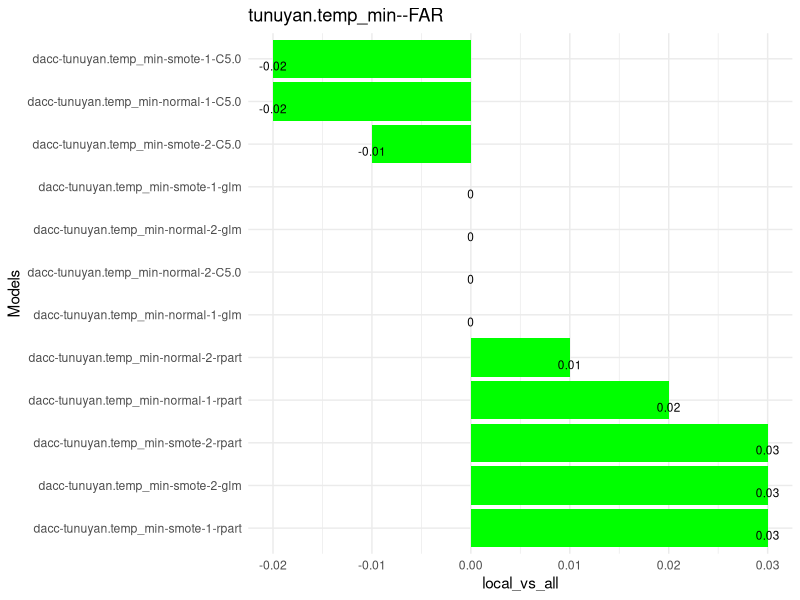
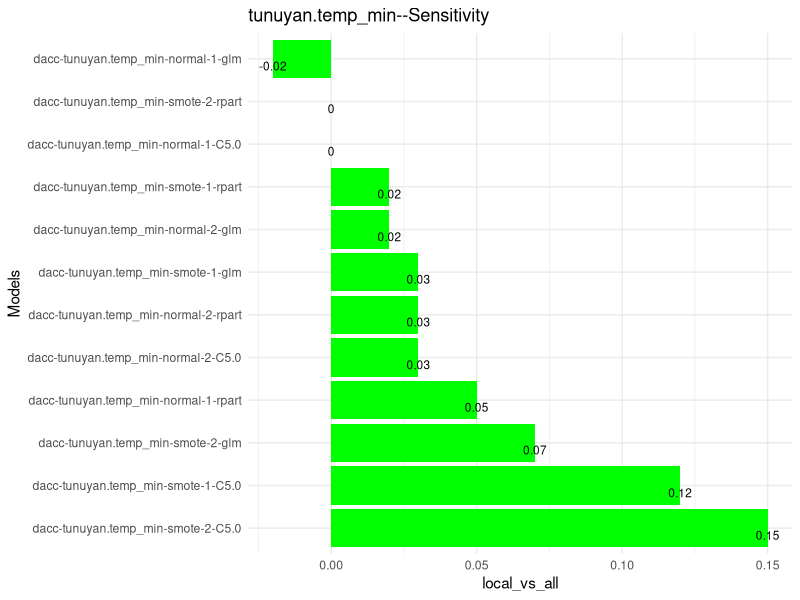
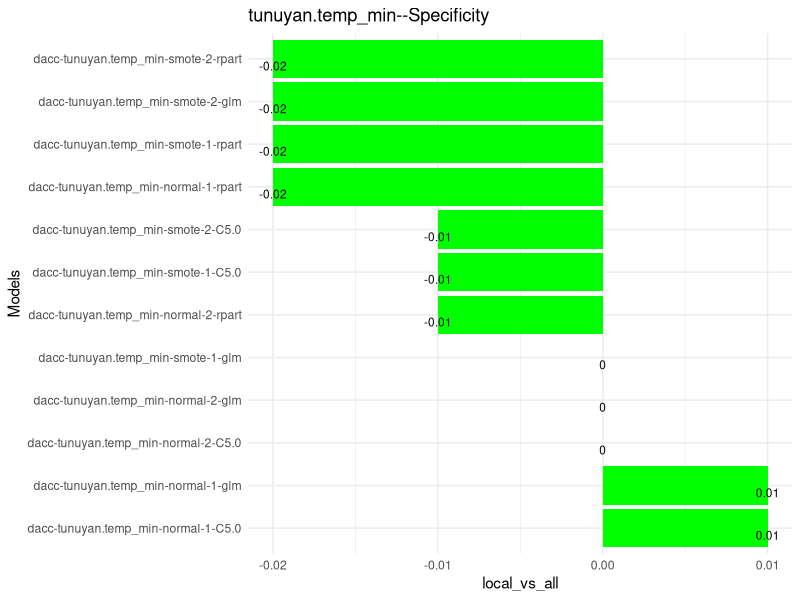
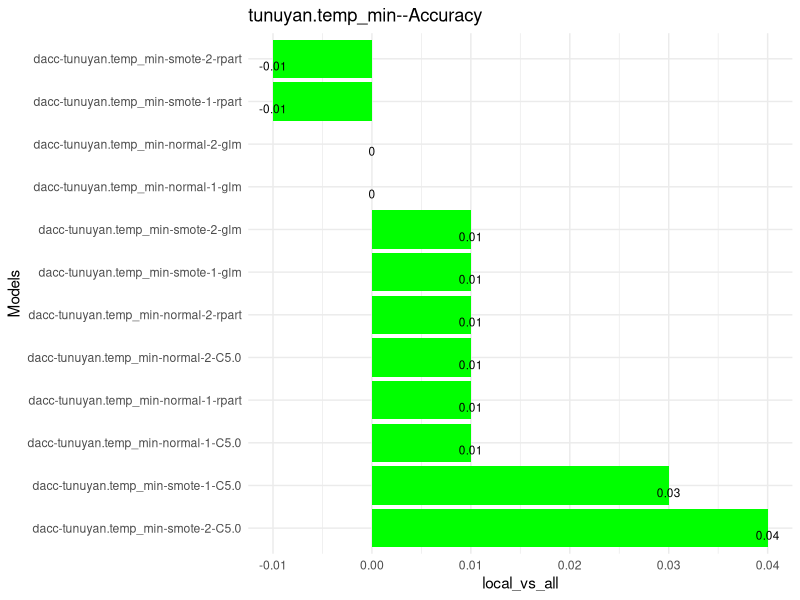
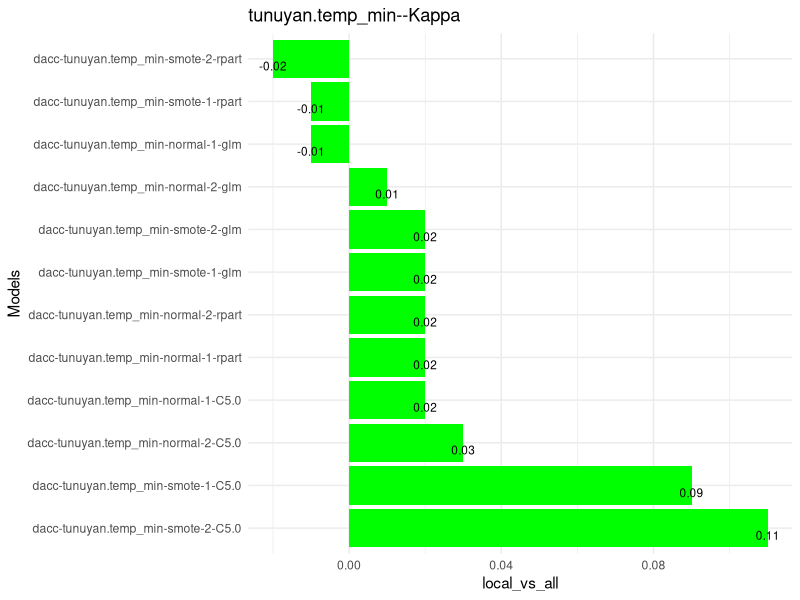
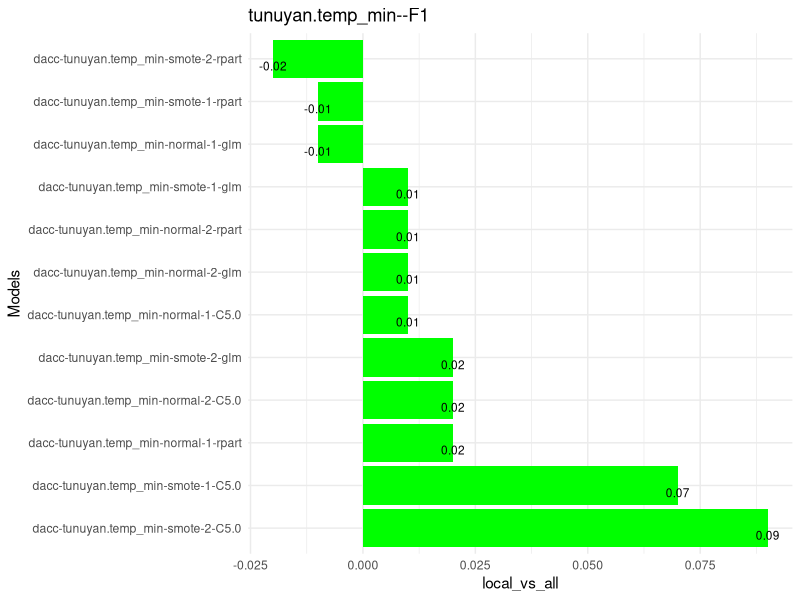
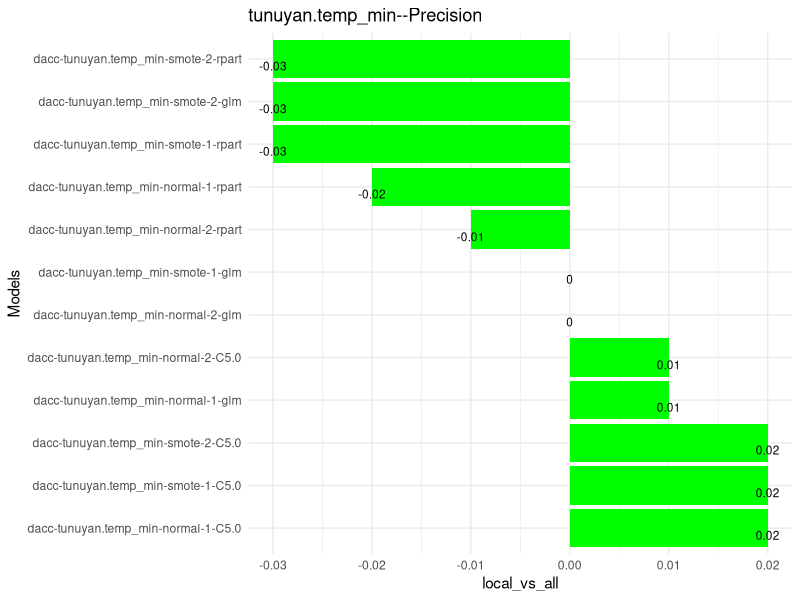
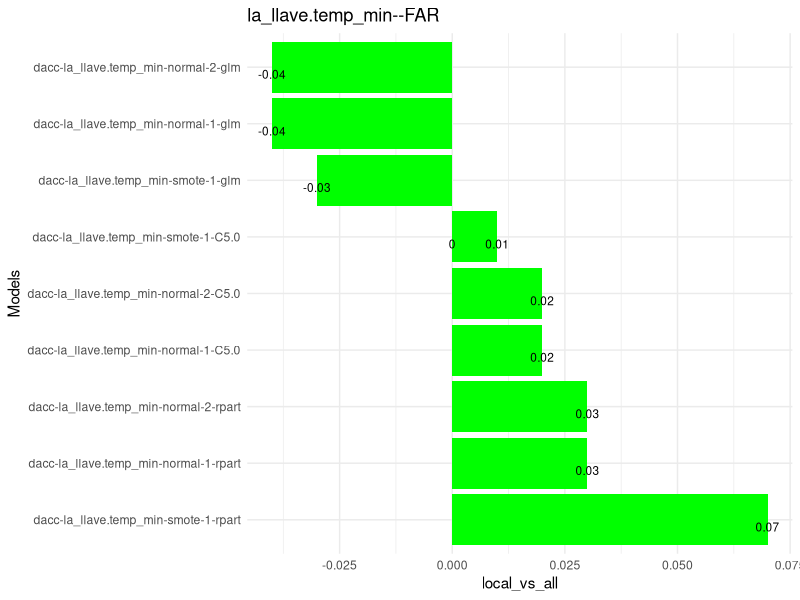

Generate these figures, in order, with R: (Note: this script raises an error after producing the figures.)
#' ## Resultados clasificación
#' 

library(readr)
library(ggplot2)
library(gridExtra)
library(tidyverse)
library(lazyeval)

dataset <- read_csv("classification-results.csv")
dataset[,8:ncol(dataset)] <- round(dataset[,8:ncol(dataset)],digits = 3)

#' ESTACION: valores posibles en la columna vars. Son las estaciones meteorológicas
print(unique(dataset$var))
#' DATASET: valores posibles "dacc", faltan casos de "dacc-temp","dacc-spring"
#' 
#' Caso columna o dato que evalue si colabora o no el enfoque agregar vecinos.
#' 

ESTACION <- "junin.temp_min"
DATASET <- "dacc"
ALGORITMO <- "glm"

stations <- unique(dataset$var)
algoritmos <- unique(dataset$alg)
metrics <- c("FAR","Sensitivity","Specificity","Accuracy","Kappa","F1","Precision")
#' ## Carga dataset
#' Creación de dataset genérico para resultados clasificación
df <- dataset %>%
  unite(dataset, 
        col=label,c("dataset","var","config.train","config.vars","T","alg"),
        sep = "-",remove=FALSE) %>% 
  select(label,dataset,var,config.train,config.vars,T,alg,FAR,Sensitivity,Specificity,Accuracy,Kappa,F1,Precision) 

#' ## ENFOQUE local vs all
#' 
#' Vistazo del dataset del que hacemos la resta:
#' 

df %>%
  select(dataset,var,config.train,config.vars,T,alg,FAR) %>%
  filter(dataset == DATASET & var == ESTACION ) %>% # & alg=="glm" & T == 1 ) %>%
  group_by(dataset,var,config.train,T,alg) %>% 
  arrange(dataset,var,config.train,T,alg,desc(config.vars)) %>% 
  mutate(local_vs_all = lag(FAR) - FAR)

#' para crear columna local vs all
mutate_call_ <- function(df, col1, col2, new_col_name) {
  mutate_call = lazyeval::interp(~ round(lag(a) - b,2), a = as.name(col1), b = as.name(col2))
 df %>% mutate_(.dots = setNames(list(mutate_call), new_col_name))
}
#' df data.frame
#' 
#' NO IMPLEMENTADO filtro: filtro a pasar a ggplot en filter
#' 
#' m metrica, valores posibles o referencia array metrics o mirar dataset.
#' 
#' s: character, nombre de la estacion o variable predecida
plot_local_vs_all <- function(df,m,s)
{
  df1 <- df %>%
    select(dataset,var,config.train,config.vars,T,alg,m) %>%
    group_by(dataset,var,config.train,T,alg) %>% 
    arrange(dataset,var,config.train,T,alg,desc(config.vars)) %>% 
    mutate_call_(m, m, "local_vs_all") %>% 
    filter(!is.na(local_vs_all))  %>%
    unite(col=label,c("dataset","var","config.train","T","alg"),
          sep = "-",remove=FALSE) 
  
  
  p <- ggplot(data=df1, aes(x= reorder(label,-local_vs_all), y=local_vs_all)) +
          geom_bar(stat="identity",fill="green")+ 
          geom_text(aes(label=local_vs_all), vjust=1.3, color="black", size=3) + 
          coord_flip()+
          theme_minimal() +
          labs(x = "Models",title=paste(s,m,sep="--"))
  print(p)
  return(p)
}
#' corro para cada estación para cada una de las métricas
#' 
#' ## IMPORTANTE, las barras representan la resta de local - all para
#' alguna métrica. Barra negativa significa  que config ALL aporta 
#' (info de las otras estaciones)
lista <- NULL
for(s in stations)
{
  df1 <- df %>%
    #select(dataset,var,config.train,config.vars,T,alg,m) %>%
    filter(dataset == DATASET & var == s ) # & alg=="glm" & T == 1 ) %>%
  for(m in metrics){
    lista[[paste(s,m,sep="--")]] <- plot_local_vs_all(df1,m,s)
  }
}

#grid.arrange(grobs = lista, ncol = 2)

#' #' ## MOSTRAR RANKING POR recall, precision, F1, sensitivity, etc
plot_ranking_alg <- function(df,m,s,alg)
{
  df2 <- df 
  # quedarme con columna metrica, seleccionarla
  colnames(df2[,m]) <- "metric"
  
  p <- ggplot(data=df2, aes(x= reorder(label,metric), y=metric, 
                       color=config.vars)) +
    geom_bar(stat="identity",fill="white")+
    geom_text(aes(label=metric), vjust=1.3, color="black", size=3) +
    coord_flip()+
    theme_minimal() +
    labs(x = "Models",y=m, title=paste(s,m,sep="--"))
  print(p)
  plot(p)
  
}

#' #' ## MOSTRAR RANKING POR recall, precision, F1, sensitivity, etc
plot_comparativo <- function(df,s,alg)
{
 
    df3 <- melt(df,id=(c("label","dataset","var","config.train","config.vars","T","alg")))
    
    
   p<-  ggplot(data=df3, aes(x= reorder(label,value), y=value, fill=variable)) +
      geom_bar(stat="identity",position=position_dodge())+
      coord_flip()+
      theme(legend.position="bottom") +
      labs(x = alg, y = "metricas", title=paste("comparacion",alg,s,sep="-"))
   print(p)
}

library(reshape2)

for(s in stations)
{
  for(a in algoritmos)
  {
    
    df3 <- df %>%
      select(label,dataset,var,config.train,config.vars,T,alg,Sensitivity,Specificity,Accuracy,Kappa,F1,Precision) %>%
      filter(dataset == DATASET & var == ESTACION  & alg==ALGORITMO) # & T == 1 ) %>%
    
    plot_comparativo(df3,s,a)
    
    for(m in metrics){
      plot_ranking_alg(df3,s,a)
      
      
      
    }
  }
}
#' Donde dice FAR se puede cambiar por:
#' Recall,Specificity,Accuracy,Kappa,F1,Precision

#' Comparativas de sensitivity, precision, F1,
#'



